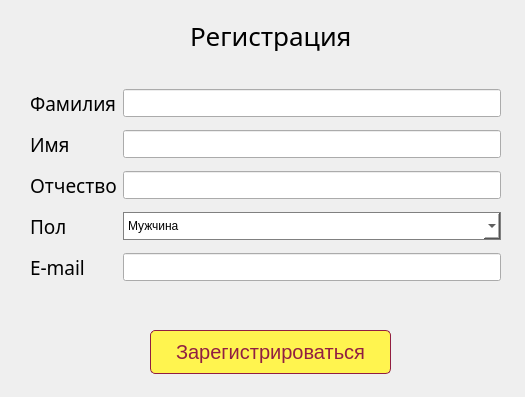
<?xml version="1.0" encoding="UTF-8"?>
<ui version="4.0">
 <class>RegistrationWindow</class>
 <widget class="QWidget" name="RegistrationWindow">
  <property name="geometry">
   <rect>
    <x>0</x>
    <y>0</y>
    <width>525</width>
    <height>397</height>
   </rect>
  </property>
  <property name="windowTitle">
   <string>Регистрация</string>
  </property>
  <widget class="QLabel" name="label">
   <property name="geometry">
    <rect>
     <x>190</x>
     <y>20</y>
     <width>191</width>
     <height>31</height>
    </rect>
   </property>
   <property name="styleSheet">
    <string notr="true">font-family: Yu Gothic UI Semibold;
font-size: 26px;</string>
   </property>
   <property name="text">
    <string>Регистрация</string>
   </property>
  </widget>
  <widget class="QWidget" name="formLayoutWidget">
   <property name="geometry">
    <rect>
     <x>30</x>
     <y>80</y>
     <width>471</width>
     <height>201</height>
    </rect>
   </property>
   <layout class="QFormLayout" name="formLayout">
    <property name="sizeConstraint">
     <enum>QLayout::SetNoConstraint</enum>
    </property>
    <property name="fieldGrowthPolicy">
     <enum>QFormLayout::AllNonFixedFieldsGrow</enum>
    </property>
    <property name="rowWrapPolicy">
     <enum>QFormLayout::DontWrapRows</enum>
    </property>
    <property name="labelAlignment">
     <set>Qt::AlignLeading|Qt::AlignLeft|Qt::AlignVCenter</set>
    </property>
    <property name="formAlignment">
     <set>Qt::AlignLeading|Qt::AlignLeft|Qt::AlignTop</set>
    </property>
    <property name="verticalSpacing">
     <number>13</number>
    </property>
    <property name="topMargin">
     <number>9</number>
    </property>
    <item row="0" column="0">
     <widget class="QLabel" name="label_2">
      <property name="styleSheet">
       <string notr="true">QLabel {font-family: Yu Gothic UI Semibold;
font-size: 19px;}</string>
      </property>
      <property name="text">
       <string>Фамилия</string>
      </property>
     </widget>
    </item>
    <item row="1" column="0">
     <widget class="QLabel" name="label_3">
      <property name="styleSheet">
       <string notr="true">QLabel {font-family: Yu Gothic UI Semibold;
font-size: 19px;}</string>
      </property>
      <property name="text">
       <string>Имя</string>
      </property>
     </widget>
    </item>
    <item row="2" column="0">
     <widget class="QLabel" name="label_4">
      <property name="styleSheet">
       <string notr="true">QLabel {font-family: Yu Gothic UI Semibold;
font-size: 19px;}</string>
      </property>
      <property name="text">
       <string>Отчество</string>
      </property>
     </widget>
    </item>
    <item row="3" column="0">
     <widget class="QLabel" name="label_5">
      <property name="styleSheet">
       <string notr="true">QLabel {font-family: Yu Gothic UI Semibold;
font-size: 19px;}</string>
      </property>
      <property name="text">
       <string>Пол</string>
      </property>
     </widget>
    </item>
    <item row="4" column="0">
     <widget class="QLabel" name="label_6">
      <property name="styleSheet">
       <string notr="true">QLabel {font-family: Yu Gothic UI Semibold;
font-size: 19px;}</string>
      </property>
      <property name="text">
       <string>E-mail</string>
      </property>
     </widget>
    </item>
    <item row="0" column="1">
     <widget class="QLineEdit" name="surname_line">
      <property name="sizePolicy">
       <sizepolicy hsizetype="Expanding" vsizetype="Expanding">
        <horstretch>0</horstretch>
        <verstretch>0</verstretch>
       </sizepolicy>
      </property>
     </widget>
    </item>
    <item row="1" column="1">
     <widget class="QLineEdit" name="name_line">
      <property name="sizePolicy">
       <sizepolicy hsizetype="Expanding" vsizetype="Expanding">
        <horstretch>0</horstretch>
        <verstretch>0</verstretch>
       </sizepolicy>
      </property>
     </widget>
    </item>
    <item row="2" column="1">
     <widget class="QLineEdit" name="father_name_line">
      <property name="sizePolicy">
       <sizepolicy hsizetype="Expanding" vsizetype="Expanding">
        <horstretch>0</horstretch>
        <verstretch>0</verstretch>
       </sizepolicy>
      </property>
     </widget>
    </item>
    <item row="4" column="1">
     <widget class="QLineEdit" name="email_line">
      <property name="sizePolicy">
       <sizepolicy hsizetype="Expanding" vsizetype="Expanding">
        <horstretch>0</horstretch>
        <verstretch>0</verstretch>
       </sizepolicy>
      </property>
      <property name="inputMask">
       <string notr="true"/>
      </property>
      <property name="text">
       <string/>
      </property>
      <property name="maxLength">
       <number>32767</number>
      </property>
     </widget>
    </item>
    <item row="3" column="1">
     <widget class="QComboBox" name="gender_combobox">
      <property name="sizePolicy">
       <sizepolicy hsizetype="Preferred" vsizetype="Expanding">
        <horstretch>0</horstretch>
        <verstretch>0</verstretch>
       </sizepolicy>
      </property>
      <property name="styleSheet">
       <string notr="true">background-color: white;
border: 1px solid gray;</string>
      </property>
      <item>
       <property name="text">
        <string>Мужчина</string>
       </property>
      </item>
      <item>
       <property name="text">
        <string>Женщина</string>
       </property>
      </item>
     </widget>
    </item>
   </layout>
  </widget>
  <widget class="QPushButton" name="sign_up_btn">
   <property name="geometry">
    <rect>
     <x>150</x>
     <y>330</y>
     <width>241</width>
     <height>44</height>
    </rect>
   </property>
   <property name="styleSheet">
    <string notr="true">QPushButton {font-family:Yu Gothic UI ;
					font-size: 20px;
					background-color: #FFF44F;
					border: 1px solid #911E42;
					border-radius: 5px;
					color: #911E42;
					position: relative;
					box-sizing: border-box;
					transition: all 700ms ease;}

QPushButton:hover {
	background: #911E42;
	color: #FFF44F;
	box-shadow: inset 0 0 0 3px #b84642;
}</string>
   </property>
   <property name="text">
    <string>Зарегистрироваться</string>
   </property>
  </widget>
  <widget class="QLabel" name="error_label">
   <property name="geometry">
    <rect>
     <x>160</x>
     <y>295</y>
     <width>241</width>
     <height>21</height>
    </rect>
   </property>
   <property name="text">
    <string/>
   </property>
  </widget>
 </widget>
 <resources/>
 <connections/>
</ui>
